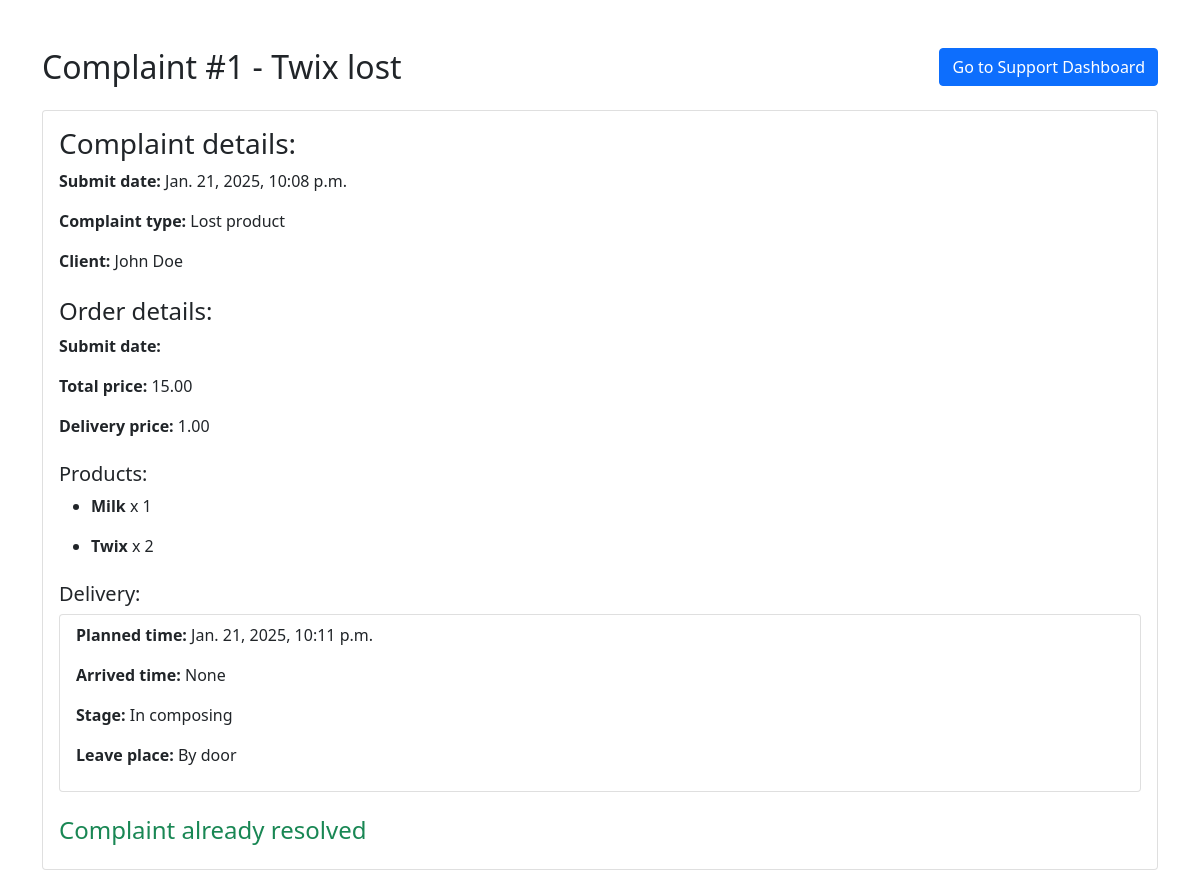
Page /support_dashboard/complaint/1/ (signed in) on the committed database.
### shop/models.py (models this page shows, shortened)
class Complaint(models.Model):
    title = CharField(max_length=255)
    description = TextField(null=False, blank=False)
    attachment = FileField(upload_to='complaints/', null=True, blank=True)
    submission_date = DateTimeField(auto_now_add=True)
    resolution_date = DateTimeField(null=True, blank=True)
    resolution = TextField(null=True, blank=True)
    complaint_type = ForeignKey(ComplaintType, on_delete=models.CASCADE)
    client = ForeignKey(Client, on_delete=models.CASCADE)
    worker = ForeignKey(Worker, on_delete=models.CASCADE, null=True, blank=True)
    order = ForeignKey(Order, on_delete=models.CASCADE, null=True, blank=True)

class ComplaintType(models.Model):
    name = CharField(max_length=255, unique=True)

class Client(models.Model):
    phone_number = CharField(max_length=255, unique=True)
    loyalty_points = DecimalField(max_digits=10, decimal_places=2, default=0)
    compensations = DecimalField(max_digits=10, decimal_places=2, default=0)
    user = OneToOneField(User, on_delete=models.CASCADE, related_name='client_profile')
    def __str__(self):
        return f"Client: {self.user.first_name} {self.user.last_name} ({self.user.email})"

class Order(models.Model):
    order_date = models.DateTimeField(auto_now_add=True)
    total_price = models.DecimalField(max_digits=10, decimal_places=2, null=True, blank=True)
    delivery_price = models.DecimalField(max_digits=10, decimal_places=2)
    client = models.ForeignKey('Client', on_delete=models.CASCADE, related_name='orders')
    products = models.ManyToManyField('Product', through='OrderProduct', related_name='orders')
    def __str__(self):
        return f"Order {self.id} by {self.client}"

class OrderProduct(models.Model):
    order = models.ForeignKey(Order, on_delete=models.CASCADE, related_name="order_products")
    product = models.ForeignKey(Product, on_delete=models.CASCADE)
    quantity = models.PositiveIntegerField()

class Product(models.Model):
    name = CharField(max_length=255)
    description = TextField(null=True, blank=True)
    price = DecimalField(max_digits=19, decimal_places=2)
    image = ImageField(upload_to='products/', default=None, blank=True, null=True)
    discount = DecimalField(max_digits=5, decimal_places=2) # not as percents, but as 0.2 and 0.05 an etc
    above_18_years = models.BooleanField(default=False)
    category = ForeignKey(ProductCategory, on_delete=models.CASCADE, related_name='products')
    vat = ForeignKey(VAT, on_delete=models.CASCADE)

class Delivery(models.Model):
    planned_time = DateTimeField()
    arrived_time = DateTimeField(null=True, blank=True)
    order = OneToOneField(Order, on_delete=models.CASCADE, related_name='delivery')
    deliverer = ForeignKey(Worker, null=True, blank=True, on_delete=models.CASCADE, related_name='deliveries')
    address = ForeignKey(Address, on_delete=models.CASCADE)
    delivery_leave_place = ForeignKey(DeliveryLeavePlace, on_delete=models.CASCADE)
    delivery_stage = ForeignKey(DeliveryStage, on_delete=models.CASCADE, default=1)

class DeliveryStage(models.Model):
    name = CharField(max_length=255, unique=True)

class DeliveryLeavePlace(models.Model):
    name = CharField(max_length=255, unique=True)

### shop/views/workers.py (the view)
# urls.py: path('support_dashboard/complaint/<int:c_id>/', workers.complaint, name='complaint'),
@user_passes_test(is_support_worker)
def complaint(request, c_id):
    complaint = get_object_or_404(Complaint, pk=c_id)
    order = complaint.order if hasattr(complaint, 'order') else None
    print(order)
    order_products = order.order_products.all() if order else None
    delivery = order.delivery if order else None
    context = {
        'c_id': c_id,
        'client': complaint.client,
        'complaint': complaint,
        'order': order,
        'order_products': order_products,
        'delivery': delivery
    }
    return render(request, 'shop/workers/complaint.html', context)

### shop/views/workers.py (called while the page is built)
def is_support_worker(user):
    if not user.is_authenticated:
       return False # redirects to login
    if not hasattr(user, 'worker_profile'):
        raise PermissionDenied("You are not a registered worker.") # raises 403
    if user.worker_profile.role.name != 'Support':
        raise PermissionDenied("You do not have the 'Support' role.") # raises 403
    return True # allows

### shop/templates/shop/workers/complaint.html
{% extends 'base.html' %}
{% block content %}
    <div class="container mt-5">
        <div class="d-flex justify-content-between align-items-center mb-4">
            <h2 class="text-center mb-0">Complaint #{{ complaint.pk }} - {{ complaint.title }}</h2>
            <a href="{% url 'support_dashboard' %}" class="btn btn-primary">
                Go to Support Dashboard
            </a>
        </div>
        <div class="card">
            <div class="card-body">
                <h3>Complaint details:</h3>
                <p><strong>Submit date:</strong> {{ complaint.submission_date }}</p>
                <p><strong>Complaint type:</strong> {{ complaint.complaint_type.name }}</p>
                <p><strong>Client:</strong> {{ client.user.first_name }} {{ client.user.last_name }}
                </p>
                {% if order %}
                    <h4 class="mt-4">Order details:</h4>
                    <p><strong>Submit date:</strong> {{ order.submit_date }}</p>
                    <p><strong>Total price:</strong> {{ order.total_price }}</p>
                    <p><strong>Delivery price:</strong> {{ order.delivery_price }}</p>
                    <h5 class="mt-4">Products:</h5>
                    <ul>
                        {% for order_product in order_products %}
                            <li>
                                <p><strong>{{ order_product.product.name }}</strong> x {{ order_product.quantity }}</p>
                            </li>
                        {% endfor %}
                    </ul>
                {% else %}
                    <h5 class="mt-4">No order linked to the complaint</h5>
                {% endif %}
                <h5 class="mt-4">Delivery:</h5>
                <ul class="list-group mb-4">
                        <li class="list-group-item">
                            <p><strong>Planned time:</strong> {{ delivery.planned_time }}</p>
                            <p><strong>Arrived time:</strong> {{ delivery.arrived_time }}</p>
                            <p><strong>Stage:</strong> {{ delivery.delivery_stage.name }}</p>
                            <p><strong>Leave place:</strong> {{ delivery.delivery_leave_place.name }}</p>
                        </li>
                </ul>
                {% if not complaint.resolution_date %}
                    <div class="row mt-4">
                        <div class="col-md-6">
                            <form method="post" action="{% url 'decline_complaint' c_id %}">
                                {% csrf_token %}
                                <div class="form-group">
                                    <label for="responseText"><strong>Response:</strong></label>
                                    <textarea id="responseText" name="response" class="form-control" rows="4"
                                              placeholder="Write your response here..."></textarea>
                                </div>
                                <div class="form-group mt-3">
                                    <button type="submit" name="action" value="decline"
                                            class="btn btn-danger btn-block">
                                        Decline
                                    </button>
                                </div>
                            </form>
                        </div>
                        <div class="col-md-1 d-flex align-items-center">
                            <div class="border-left h-100 mx-auto" style="width: 1px;"></div>
                        </div>
                        <div class="col-md-5">
                            <form method="post" action={% url 'accept_complaint' c_id %}>
                                {% csrf_token %}
                                <div class="form-group">
                                    <label for="compensation"><strong>Compensation Amount:</strong></label>
                                    <input type="number" id="compensation" name="compensation" class="form-control"
                                           step="0.01" min="0" placeholder="Enter amount in $">
                                </div>
                                {% if order %}
                                    <div class="form-group form-check mt-3">
                                        <input type="checkbox" id="refundCheckbox" name="refund"
                                               class="form-check-input">
                                        <label for="refundCheckbox" class="form-check-label">Full refund</label>
                                    </div>
                                {% endif %}
                                <div class="form-group mt-3">
                                    <button type="submit" name="action" value="accept"
                                            class="btn btn-success btn-block">
                                        Accept
                                    </button>
                                </div>
                            </form>
                        </div>
                    </div>
                {% else %}
                    <h4 class="mt-4 text-success">Complaint already resolved</h4>
                {% endif %}
            </div>
        </div>
    </div>
{% endblock %}

### rows in the picture
Complaint: pk "1", title "Twix lost", submission_date "Jan. 21, 2025, 10:08 p.m.", complaint_type.name "Lost product"
Client: user.first_name "John", user.last_name "Doe"
Order: total_price "15.00", delivery_price "1.00"
OrderProduct: product.name "Milk", quantity "1"
OrderProduct: product.name "Twix", quantity "2"
Delivery: planned_time "Jan. 21, 2025, 10:11 p.m.", arrived_time "None", delivery_stage.name "In composing", delivery_leave_place.name "By door"
